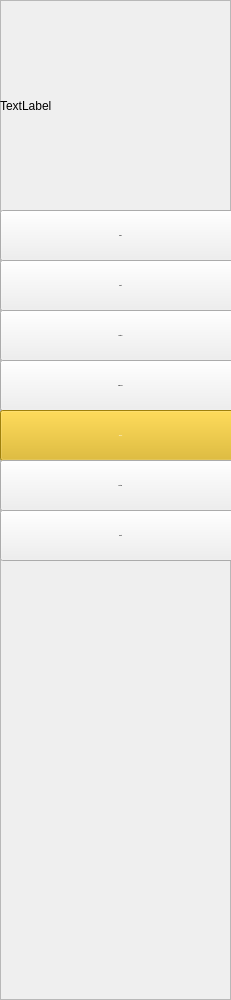
   <widget class="QFrame" name="frame">
    <property name="geometry">
     <rect>
      <x>0</x>
      <y>0</y>
      <width>231</width>
      <height>1000</height>
     </rect>
    </property>
    <property name="styleSheet">
     <string notr="true">#frame {
background:#deb30f;
}</string>
    </property>
    <property name="frameShape">
     <enum>QFrame::StyledPanel</enum>
    </property>
    <property name="frameShadow">
     <enum>QFrame::Raised</enum>
    </property>
    <widget class="QPushButton" name="home">
     <property name="geometry">
      <rect>
       <x>0</x>
       <y>210</y>
       <width>241</width>
       <height>51</height>
      </rect>
     </property>
     <property name="font">
      <font>
       <family>Arial</family>
       <pointsize>-1</pointsize>
       <weight>75</weight>
       <bold>true</bold>
      </font>
     </property>
     <property name="text">
      <string>Home</string>
     </property>
    </widget>
    <widget class="QPushButton" name="client">
     <property name="geometry">
      <rect>
       <x>0</x>
       <y>260</y>
       <width>241</width>
       <height>51</height>
      </rect>
     </property>
     <property name="font">
      <font>
       <family>Arial</family>
       <pointsize>-1</pointsize>
       <weight>75</weight>
       <bold>true</bold>
      </font>
     </property>
     <property name="text">
      <string>Client</string>
     </property>
    </widget>
    <widget class="QPushButton" name="Matriel">
     <property name="geometry">
      <rect>
       <x>0</x>
       <y>310</y>
       <width>241</width>
       <height>51</height>
      </rect>
     </property>
     <property name="font">
      <font>
       <family>Arial</family>
       <pointsize>-1</pointsize>
       <weight>75</weight>
       <bold>true</bold>
      </font>
     </property>
     <property name="text">
      <string>Matriels</string>
     </property>
    </widget>
    <widget class="QPushButton" name="employe">
     <property name="geometry">
      <rect>
       <x>0</x>
       <y>360</y>
       <width>241</width>
       <height>51</height>
      </rect>
     </property>
     <property name="font">
      <font>
       <family>Arial</family>
       <pointsize>-1</pointsize>
       <weight>75</weight>
       <bold>true</bold>
      </font>
     </property>
     <property name="text">
      <string>Employe</string>
     </property>
    </widget>
    <widget class="QPushButton" name="terrain">
     <property name="geometry">
      <rect>
       <x>0</x>
       <y>410</y>
       <width>241</width>
       <height>51</height>
      </rect>
     </property>
     <property name="palette">
      <palette>
       <active>
        <colorrole role="WindowText">
         <brush brushstyle="SolidPattern">
          <color alpha="255">
           <red>255</red>
           <green>255</green>
           <blue>255</blue>
          </color>
         </brush>
        </colorrole>
        <colorrole role="Button">
         <brush brushstyle="SolidPattern">
          <color alpha="255">
           <red>222</red>
           <green>179</green>
           <blue>15</blue>
          </color>
         </brush>
        </colorrole>
        <colorrole role="Text">
         <brush brushstyle="SolidPattern">
          <color alpha="255">
           <red>255</red>
           <green>255</green>
           <blue>255</blue>
          </color>
         </brush>
        </colorrole>
        <colorrole role="ButtonText">
         <brush brushstyle="SolidPattern">
          <color alpha="255">
           <red>255</red>
           <green>255</green>
           <blue>255</blue>
          </color>
         </brush>
        </colorrole>
        <colorrole role="Base">
         <brush brushstyle="SolidPattern">
          <color alpha="255">
           <red>222</red>
           <green>179</green>
           <blue>15</blue>
          </color>
         </brush>
        </colorrole>
        <colorrole role="Window">
         <brush brushstyle="SolidPattern">
          <color alpha="255">
           <red>222</red>
           <green>179</green>
           <blue>15</blue>
          </color>
         </brush>
        </colorrole>
        <colorrole role="PlaceholderText">
         <brush brushstyle="SolidPattern">
          <color alpha="128">
           <red>15</red>
           <green>15</green>
           <blue>15</blue>
          </color>
         </brush>
        </colorrole>
       </active>
       <inactive>
        <colorrole role="WindowText">
         <brush brushstyle="SolidPattern">
          <color alpha="255">
           <red>255</red>
           <green>255</green>
           <blue>255</blue>
          </color>
         </brush>
        </colorrole>
        <colorrole role="Button">
         <brush brushstyle="SolidPattern">
          <color alpha="255">
           <red>222</red>
           <green>179</green>
           <blue>15</blue>
          </color>
         </brush>
        </colorrole>
        <colorrole role="Text">
         <brush brushstyle="SolidPattern">
          <color alpha="255">
           <red>255</red>
           <green>255</green>
           <blue>255</blue>
          </color>
         </brush>
        </colorrole>
        <colorrole role="ButtonText">
         <brush brushstyle="SolidPattern">
          <color alpha="255">
           <red>255</red>
           <green>255</green>
           <blue>255</blue>
          </color>
         </brush>
        </colorrole>
        <colorrole role="Base">
         <brush brushstyle="SolidPattern">
          <color alpha="255">
           <red>222</red>
           <green>179</green>
           <blue>15</blue>
          </color>
         </brush>
        </colorrole>
        <colorrole role="Window">
         <brush brushstyle="SolidPattern">
          <color alpha="255">
           <red>222</red>
           <green>179</green>
           <blue>15</blue>
          </color>
         </brush>
        </colorrole>
        <colorrole role="PlaceholderText">
         <brush brushstyle="SolidPattern">
          <color alpha="128">
           <red>15</red>
           <green>15</green>
           <blue>15</blue>
          </color>
         </brush>
        </colorrole>
       </inactive>
       <disabled>
        <colorrole role="WindowText">
         <brush brushstyle="SolidPattern">
          <color alpha="255">
           <red>255</red>
           <green>255</green>
           <blue>255</blue>
          </color>
         </brush>
        </colorrole>
        <colorrole role="Button">
         <brush brushstyle="SolidPattern">
          <color alpha="255">
           <red>222</red>
           <green>179</green>
           <blue>15</blue>
          </color>
         </brush>
        </colorrole>
        <colorrole role="Text">
         <brush brushstyle="SolidPattern">
          <color alpha="255">
           <red>255</red>
           <green>255</green>
           <blue>255</blue>
          </color>
         </brush>
        </colorrole>
        <colorrole role="ButtonText">
         <brush brushstyle="SolidPattern">
          <color alpha="255">
           <red>255</red>
           <green>255</green>
           <blue>255</blue>
          </color>
         </brush>
        </colorrole>
        <colorrole role="Base">
         <brush brushstyle="SolidPattern">
          <color alpha="255">
           <red>222</red>
           <green>179</green>
           <blue>15</blue>
          </color>
         </brush>
        </colorrole>
        <colorrole role="Window">
         <brush brushstyle="SolidPattern">
          <color alpha="255">
           <red>222</red>
           <green>179</green>
           <blue>15</blue>
          </color>
         </brush>
        </colorrole>
        <colorrole role="PlaceholderText">
         <brush brushstyle="SolidPattern">
          <color alpha="128">
           <red>255</red>
           <green>255</green>
           <blue>255</blue>
          </color>
         </brush>
        </colorrole>
       </disabled>
      </palette>
     </property>
     <property name="font">
      <font>
       <family>Arial</family>
       <pointsize>-1</pointsize>
       <weight>75</weight>
       <bold>true</bold>
      </font>
     </property>
     <property name="text">
      <string>Terrain</string>
     </property>
    </widget>
    <widget class="QPushButton" name="facture">
     <property name="geometry">
      <rect>
       <x>0</x>
       <y>460</y>
       <width>241</width>
       <height>51</height>
      </rect>
     </property>
     <property name="font">
      <font>
       <family>Arial</family>
       <pointsize>-1</pointsize>
       <weight>75</weight>
       <bold>true</bold>
      </font>
     </property>
     <property name="text">
      <string>Facture</string>
     </property>
    </widget>
    <widget class="QPushButton" name="projet">
     <property name="geometry">
      <rect>
       <x>0</x>
       <y>510</y>
       <width>241</width>
       <height>51</height>
      </rect>
     </property>
     <property name="font">
      <font>
       <family>Arial</family>
       <pointsize>-1</pointsize>
       <weight>75</weight>
       <bold>true</bold>
      </font>
     </property>
     <property name="text">
      <string>Projet</string>
     </property>
    </widget>
    <widget class="QLabel" name="label_2">
     <property name="geometry">
      <rect>
       <x>0</x>
       <y>0</y>
       <width>231</width>
       <height>211</height>
      </rect>
     </property>
     <property name="text">
      <string>TextLabel</string>
     </property>
    </widget>
   </widget>
